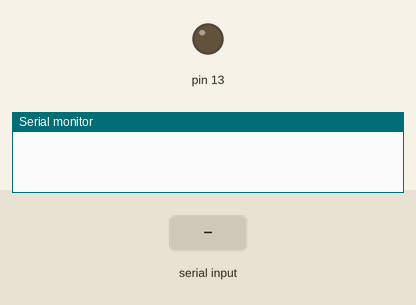
This sketch was run on a simulated Arduino Uno, built with avr-gcc and run on an emulated ATmega328P. Shown: output pins drawn as LEDs (lit = HIGH), the last lines printed to the serial monitor. The inputs (shaded band) are chosen by the test bench.

Above: at 1.2 s.
1.3 s: "1" received over Serial
At 2.3 s:
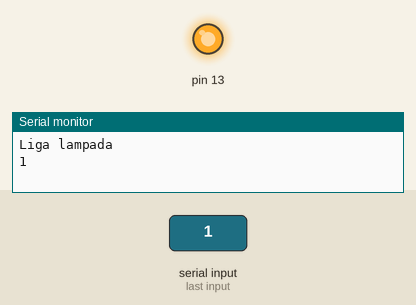
2.8 s: "0" received over Serial
At 3.4 s:
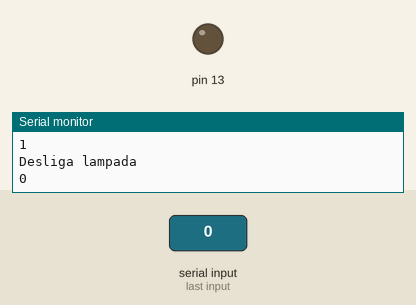
Timing chart, 0 to 5.8 s (numbered marks = the images above; inputs shaded):
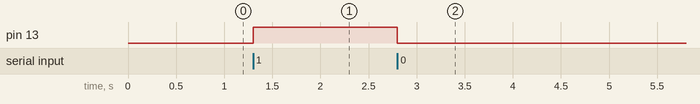

Measured:
- after the input at 1.3 s, pin 13: LOW → HIGH at once
- after the input at 2.8 s, pin 13: HIGH → LOW at once

The sketch:

lightsOnOutput13.ino
```cpp
void setup() {
  Serial.begin(9600);
  pinMode(13,OUTPUT);
}
void loop()
{
  if (Serial.available())
  {
    char ch = Serial.read();
    if (ch == '0')
    {
      digitalWrite(13, LOW);
      Serial.println("Desliga lampada");
      Serial.println(digitalRead(13));
    }
    if (ch == '1')
    {
      digitalWrite(13, HIGH);
      Serial.println("Liga lampada");
      Serial.println(digitalRead(13));
    }
  }
}
```
